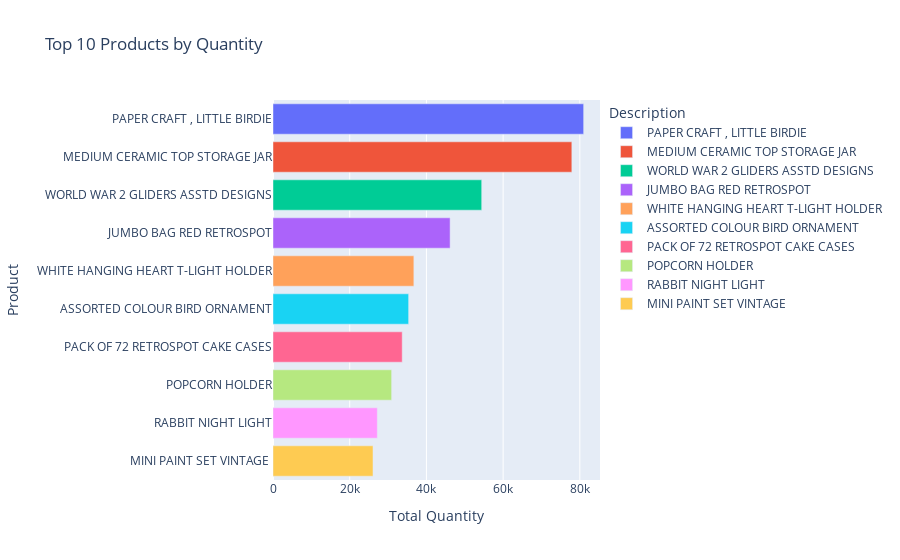

The cell this chart's notebook holds for it:
### Code cell
top_products = final_df.groupby("Description").agg({"Quantity": "sum"}).nlargest(10, 'Quantity')
fig = px.bar(
    top_products,
    y=top_products.index,
    x='Quantity',
    color=top_products.index,
    title="Top 10 Products by Quantity"
)
fig.update_layout(
    yaxis_title="Product",
    xaxis_title="Total Quantity"
)
fig.show()

### Figure 1 — Plotly figure (JSON) as saved in the notebook; plotly's stock layout.template omitted (floating-point values rounded to 4 significant figures)
{"data": [{"alignmentgroup": "True", "hovertemplate": "Description=%{y}<br>Quantity=%{x}<extra></extra>", "legendgroup": "PAPER CRAFT , LITTLE BIRDIE", "marker": {"color": "#636efa", "pattern": {"shape": ""}}, "name": "PAPER CRAFT , LITTLE BIRDIE", "offsetgroup": "PAPER CRAFT , LITTLE BIRDIE", "orientation": "h", "showlegend": true, "textposition": "auto", "type": "bar", "x": [80995], "xaxis": "x", "y": ["PAPER CRAFT , LITTLE BIRDIE"], "yaxis": "y"}, {"alignmentgroup": "True", "hovertemplate": "Description=%{y}<br>Quantity=%{x}<extra></extra>", "legendgroup": "MEDIUM CERAMIC TOP STORAGE JAR", "marker": {"color": "#EF553B", "pattern": {"shape": ""}}, "name": "MEDIUM CERAMIC TOP STORAGE JAR", "offsetgroup": "MEDIUM CERAMIC TOP STORAGE JAR", "orientation": "h", "showlegend": true, "textposition": "auto", "type": "bar", "x": [77916], "xaxis": "x", "y": ["MEDIUM CERAMIC TOP STORAGE JAR"], "yaxis": "y"}, {"alignmentgroup": "True", "hovertemplate": "Description=%{y}<br>Quantity=%{x}<extra></extra>", "legendgroup": "WORLD WAR 2 GLIDERS ASSTD DESIGNS", "marker": {"color": "#00cc96", "pattern": {"shape": ""}}, "name": "WORLD WAR 2 GLIDERS ASSTD DESIGNS", "offsetgroup": "WORLD WAR 2 GLIDERS ASSTD DESIGNS", "orientation": "h", "showlegend": true, "textposition": "auto", "type": "bar", "x": [54415], "xaxis": "x", "y": ["WORLD WAR 2 GLIDERS ASSTD DESIGNS"], "yaxis": "y"}, {"alignmentgroup": "True", "hovertemplate": "Description=%{y}<br>Quantity=%{x}<extra></extra>", "legendgroup": "JUMBO BAG RED RETROSPOT", "marker": {"color": "#ab63fa", "pattern": {"shape": ""}}, "name": "JUMBO BAG RED RETROSPOT", "offsetgroup": "JUMBO BAG RED RETROSPOT", "orientation": "h", "showlegend": true, "textposition": "auto", "type": "bar", "x": [46181], "xaxis": "x", "y": ["JUMBO BAG RED RETROSPOT"], "yaxis": "y"}, {"alignmentgroup": "True", "hovertemplate": "Description=%{y}<br>Quantity=%{x}<extra></extra>", "legendgroup": "WHITE HANGING HEART T-LIGHT HOLDER", "marker": {"color": "#FFA15A", "pattern": {"shape": ""}}, "name": "WHITE HANGING HEART T-LIGHT HOLDER", "offsetgroup": "WHITE HANGING HEART T-LIGHT HOLDER", "orientation": "h", "showlegend": true, "textposition": "auto", "type": "bar", "x": [36725], "xaxis": "x", "y": ["WHITE HANGING HEART T-LIGHT HOLDER"], "yaxis": "y"}, {"alignmentgroup": "True", "hovertemplate": "Description=%{y}<br>Quantity=%{x}<extra></extra>", "legendgroup": "ASSORTED COLOUR BIRD ORNAMENT", "marker": {"color": "#19d3f3", "pattern": {"shape": ""}}, "name": "ASSORTED COLOUR BIRD ORNAMENT", "offsetgroup": "ASSORTED COLOUR BIRD ORNAMENT", "orientation": "h", "showlegend": true, "textposition": "auto", "type": "bar", "x": [35362], "xaxis": "x", "y": ["ASSORTED COLOUR BIRD ORNAMENT"], "yaxis": "y"}, {"alignmentgroup": "True", "hovertemplate": "Description=%{y}<br>Quantity=%{x}<extra></extra>", "legendgroup": "PACK OF 72 RETROSPOT CAKE CASES", "marker": {"color": "#FF6692", "pattern": {"shape": ""}}, "name": "PACK OF 72 RETROSPOT CAKE CASES", "offsetgroup": "PACK OF 72 RETROSPOT CAKE CASES", "orientation": "h", "showlegend": true, "textposition": "auto", "type": "bar", "x": [33693], "xaxis": "x", "y": ["PACK OF 72 RETROSPOT CAKE CASES"], "yaxis": "y"}, {"alignmentgroup": "True", "hovertemplate": "Description=%{y}<br>Quantity=%{x}<extra></extra>", "legendgroup": "POPCORN HOLDER", "marker": {"color": "#B6E880", "pattern": {"shape": ""}}, "name": "POPCORN HOLDER", "offsetgroup": "POPCORN HOLDER", "orientation": "h", "showlegend": true, "textposition": "auto", "type": "bar", "x": [30931], "xaxis": "x", "y": ["POPCORN HOLDER"], "yaxis": "y"}, {"alignmentgroup": "True", "hovertemplate": "Description=%{y}<br>Quantity=%{x}<extra></extra>", "legendgroup": "RABBIT NIGHT LIGHT", "marker": {"color": "#FF97FF", "pattern": {"shape": ""}}, "name": "RABBIT NIGHT LIGHT", "offsetgroup": "RABBIT NIGHT LIGHT", "orientation": "h", "showlegend": true, "textposition": "auto", "type": "bar", "x": [27202], "xaxis": "x", "y": ["RABBIT NIGHT LIGHT"], "yaxis": "y"}, {"alignmentgroup": "True", "hovertemplate": "Description=%{y}<br>Quantity=%{x}<extra></extra>", "legendgroup": "MINI PAINT SET VINTAGE ", "marker": {"color": "#FECB52", "pattern": {"shape": ""}}, "name": "MINI PAINT SET VINTAGE ", "offsetgroup": "MINI PAINT SET VINTAGE ", "orientation": "h", "showlegend": true, "textposition": "auto", "type": "bar", "x": [26076], "xaxis": "x", "y": ["MINI PAINT SET VINTAGE "], "yaxis": "y"}], "layout": {"barmode": "relative", "legend": {"title": {"text": "Description"}, "tracegroupgap": 0}, "title": {"text": "Top 10 Products by Quantity"}, "xaxis": {"anchor": "y", "domain": [0, 1], "title": {"text": "Total Quantity"}}, "yaxis": {"anchor": "x", "categoryarray": ["MINI PAINT SET VINTAGE ", "RABBIT NIGHT LIGHT", "POPCORN HOLDER", "PACK OF 72 RETROSPOT CAKE CASES", "ASSORTED COLOUR BIRD ORNAMENT", "WHITE HANGING HEART T-LIGHT HOLDER", "JUMBO BAG RED RETROSPOT", "WORLD WAR 2 GLIDERS ASSTD DESIGNS", "MEDIUM CERAMIC TOP STORAGE JAR", "PAPER CRAFT , LITTLE BIRDIE"], "categoryorder": "array", "domain": [0, 1], "title": {"text": "Product"}}}}
